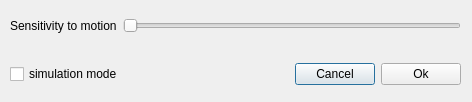
<?xml version="1.0" encoding="UTF-8"?>
<ui version="4.0">
 <class>TrackerSettings</class>
 <widget class="QDialog" name="TrackerSettings">
  <property name="geometry">
   <rect>
    <x>0</x>
    <y>0</y>
    <width>472</width>
    <height>102</height>
   </rect>
  </property>
  <property name="windowTitle">
   <string>Dialog</string>
  </property>
  <widget class="QWidget" name="">
   <property name="geometry">
    <rect>
     <x>10</x>
     <y>60</y>
     <width>451</width>
     <height>29</height>
    </rect>
   </property>
   <layout class="QHBoxLayout" name="horizontalLayout">
    <item>
     <widget class="QCheckBox" name="checkBox_simulationMode">
      <property name="text">
       <string>simulation mode</string>
      </property>
     </widget>
    </item>
    <item>
     <spacer name="horizontalSpacer">
      <property name="orientation">
       <enum>Qt::Horizontal</enum>
      </property>
      <property name="sizeHint" stdset="0">
       <size>
        <width>40</width>
        <height>20</height>
       </size>
      </property>
     </spacer>
    </item>
    <item>
     <widget class="QPushButton" name="pushButton_cancel">
      <property name="text">
       <string>Cancel</string>
      </property>
     </widget>
    </item>
    <item>
     <widget class="QPushButton" name="pushButton_ok">
      <property name="text">
       <string>Ok</string>
      </property>
     </widget>
    </item>
   </layout>
  </widget>
  <widget class="QWidget" name="">
   <property name="geometry">
    <rect>
     <x>10</x>
     <y>10</y>
     <width>451</width>
     <height>31</height>
    </rect>
   </property>
   <layout class="QHBoxLayout" name="horizontalLayout_2">
    <item>
     <widget class="QLabel" name="labelMotionSensitivity">
      <property name="text">
       <string>Sensitivity to motion</string>
      </property>
     </widget>
    </item>
    <item>
     <widget class="QSlider" name="horizontalSlider_threshold">
      <property name="orientation">
       <enum>Qt::Horizontal</enum>
      </property>
     </widget>
    </item>
   </layout>
  </widget>
 </widget>
 <resources/>
 <connections/>
</ui>
